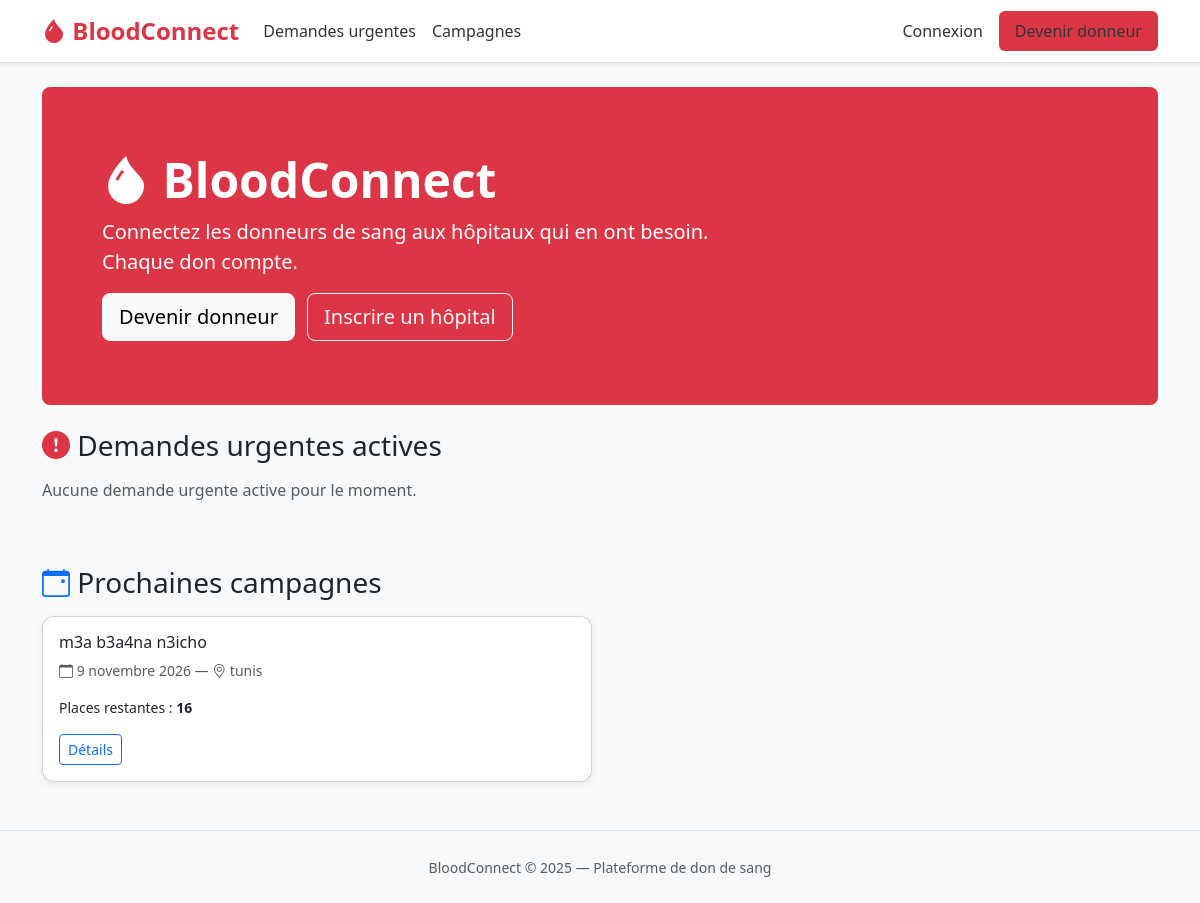
Before: / with the older database file.
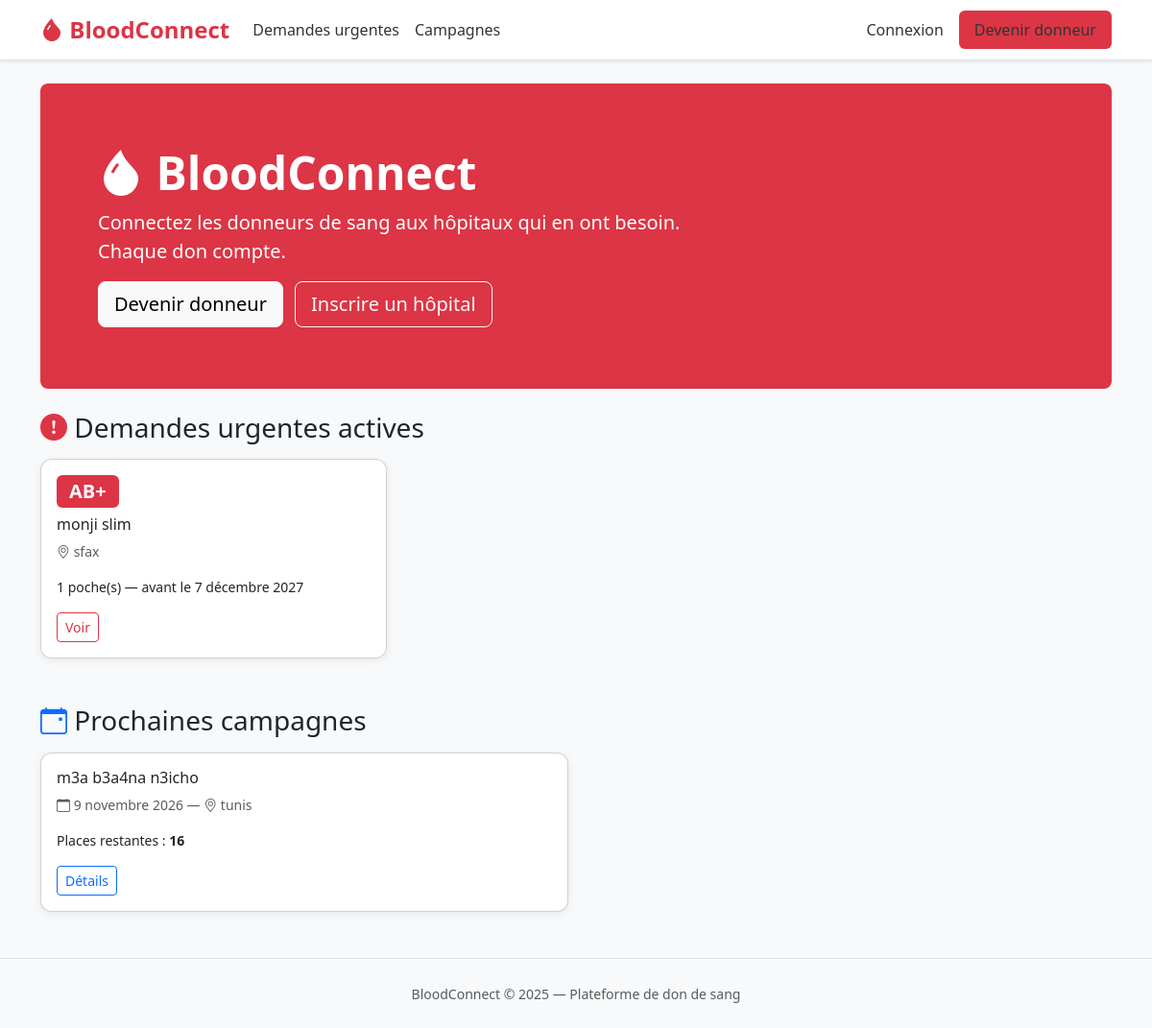
After: the same page with the newer database file.
### core/models.py (models this page shows, shortened)
class Campagne(models.Model):
    hopital = models.ForeignKey(Hopital, on_delete=models.CASCADE, related_name='campagnes')
    nom = models.CharField(max_length=200)
    date = models.DateField()
    lieu = models.CharField(max_length=200)
    groupes_cibles = models.JSONField(default=list, help_text="Liste de groupes sanguins ciblés")
    capacite_totale = models.PositiveIntegerField()
    def places_restantes(self):
        inscrits = self.inscriptions.count()
        return max(0, self.capacite_totale - inscrits)

class DemandeUrgente(models.Model):
    STATUT_CHOICES = [
        ('active', 'Active'),
        ('cloturee', 'Clôturée'),
        ('satisfaite', 'Satisfaite'),
    ]
    hopital = models.ForeignKey(Hopital, on_delete=models.CASCADE, related_name='demandes')
    groupe_sanguin = models.CharField(max_length=3, choices=BLOOD_GROUPS)
    quantite = models.PositiveIntegerField(help_text="Nombre de poches")
    delai = models.DateField(help_text="Date limite")
    description = models.TextField(blank=True)
    statut = models.CharField(max_length=20, choices=STATUT_CHOICES, default='active')
    date_creation = models.DateTimeField(auto_now_add=True)

class Hopital(models.Model):
    user = models.OneToOneField(User, on_delete=models.CASCADE, related_name='hopital')
    nom = models.CharField(max_length=200)
    adresse = models.TextField()
    ville = models.CharField(max_length=100)
    numero_agrement = models.CharField(max_length=50, unique=True)
    valide = models.BooleanField(default=False)

### core/views/home_views.py (the view)
# urls.py: path('', home_views.home, name='home'),
def home(request):
    demandes_recentes = DemandeUrgente.objects.filter(
        statut='active',
        delai__gte=timezone.now().date()
    ).order_by('-date_creation')[:6]
    campagnes_a_venir = Campagne.objects.filter(
        date__gte=timezone.now().date()
    ).order_by('date')[:4]
    context = {
        'demandes_recentes': demandes_recentes,
        'campagnes_a_venir': campagnes_a_venir,
    }
    return render(request, 'home.html', context)

### templates/home.html (shortened to what this page needs)
{% extends 'base.html' %}
{% block content %}
<div class="p-5 mb-4 bg-danger text-white rounded-3">
  <div class="container-fluid py-3">
    <h1 class="display-5 fw-bold"><i class="bi bi-droplet-fill"></i> BloodConnect</h1>
    <p class="col-md-8 fs-5">Connectez les donneurs de sang aux hôpitaux qui en ont besoin. Chaque don compte.</p>
    {% if not user.is_authenticated %}
      <a href="{% url 'inscription_donneur' %}" class="btn btn-light btn-lg me-2">Devenir donneur</a>
      <a href="{% url 'inscription_hopital' %}" class="btn btn-outline-light btn-lg">Inscrire un hôpital</a>
    {% else %}
      <a href="{% url 'dashboard' %}" class="btn btn-light btn-lg">Mon tableau de bord</a>
    {% endif %}
  </div>
</div>
<h3 class="mb-3"><i class="bi bi-exclamation-circle-fill text-danger"></i> Demandes urgentes actives</h3>
<div class="row g-3 mb-5">
  {% for demande in demandes_recentes %}
    <div class="col-md-4">
      <div class="card h-100">
        <div class="card-body">
          <span class="badge bg-danger fs-5 mb-2">{{ demande.groupe_sanguin }}</span>
          <h6 class="card-title">{{ demande.hopital.nom }}</h6>
          <p class="text-muted small"><i class="bi bi-geo-alt"></i> {{ demande.hopital.ville }}</p>
          <p class="small">{{ demande.quantite }} poche(s) — avant le {{ demande.delai }}</p>
          <a href="{% url 'detail_demande' demande.pk %}" class="btn btn-outline-danger btn-sm">Voir</a>
        </div>
      </div>
    </div>
  {% empty %}
    <p class="text-muted">Aucune demande urgente active pour le moment.</p>
  {% endfor %}
</div>
<h3 class="mb-3"><i class="bi bi-calendar-event text-primary"></i> Prochaines campagnes</h3>
<div class="row g-3">
  {% for campagne in campagnes_a_venir %}
    <div class="col-md-6">
      <div class="card">
        <div class="card-body">
          <h6 class="card-title">{{ campagne.nom }}</h6>
          <p class="text-muted small"><i class="bi bi-calendar"></i> {{ campagne.date }} — <i class="bi bi-geo-alt"></i> {{ campagne.lieu }}</p>
          <p class="small">Places restantes : <strong>{{ campagne.places_restantes }}</strong></p>
          <a href="{% url 'detail_campagne' campagne.pk %}" class="btn btn-outline-primary btn-sm">Détails</a>
        </div>
      </div>
    </div>
  {% empty %}
    <p class="text-muted">Aucune campagne à venir.</p>
  {% endfor %}
</div>
{% endblock %}

Changed rows visible on the page:
added DemandeUrgente: groupe_sanguin "AB+", hopital.nom "monji slim", hopital.ville "sfax", quantite "1", delai "7 décembre 2027"
Other visible differences:
text no longer shown: "Aucune demande urgente active pour le moment."
